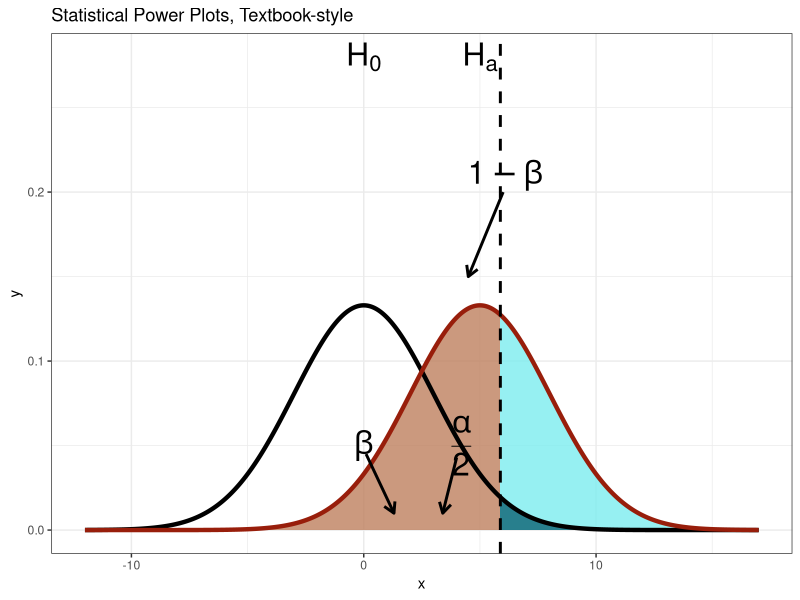
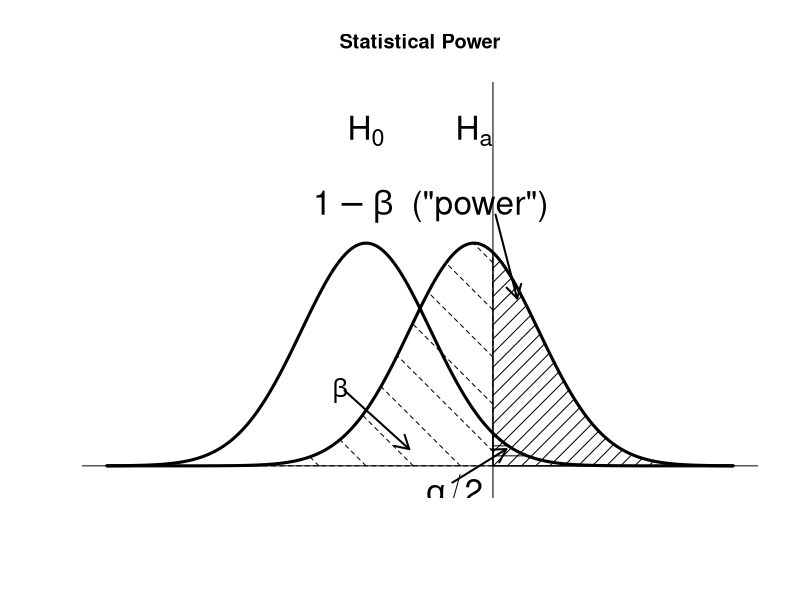
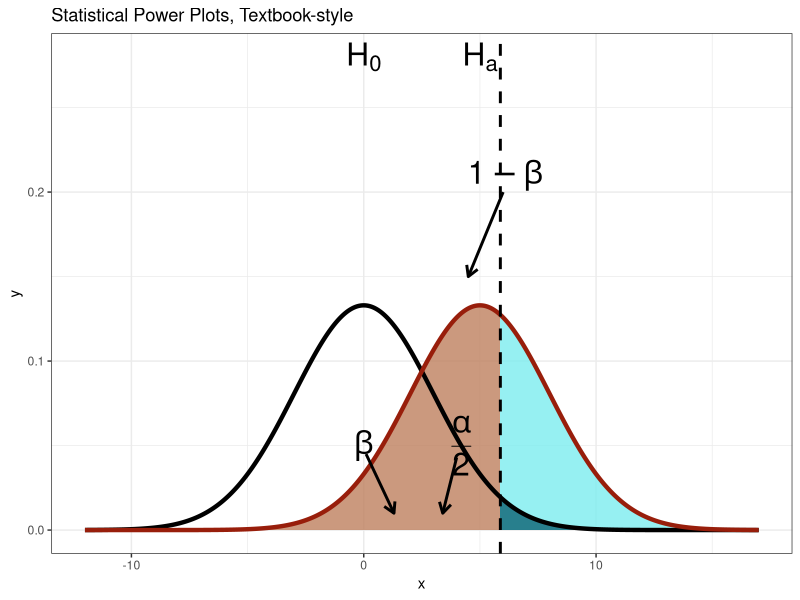

R code for these plots, in order:
# Power
# #####################################################

# see http://rpsychologist.com/creating-a-typical-textbook-illustration-of-statistical-power-using-either-ggplot-or-base-graphics/
# for all the code below

library(ggplot2)
library(grid) # need for arrow()


m1 <- 0  # mu H0
sd1 <- 3 # sigma H0
m2 <- 5 # mu HA
sd2 <- 3 # sigma HA

z_crit <- qnorm(1-(0.05/2), m1, sd1)

# set length of tails
min1 <- m1-sd1*4
max1 <- m1+sd1*4
min2 <- m2-sd2*4
max2 <- m2+sd2*4         
# create x sequence
x <- seq(min(min1,min2), max(max1, max2), .01)
# generate normal dist #1
y1 <- dnorm(x, m1, sd1)
# put in data frame
df1 <- data.frame("x" = x, "y" = y1)
# generate normal dist #2
y2 <- dnorm(x, m2, sd2)
# put in data frame
df2 <- data.frame("x" = x, "y" = y2)

# Alpha polygon
y.poly <- pmin(y1,y2)
poly1 <- data.frame(x=x, y=y.poly)
poly1 <- poly1[poly1$x >= z_crit, ]
poly1<-rbind(poly1, c(z_crit, 0))  # add lower-left corner

# Beta polygon
poly2 <- df2
poly2 <- poly2[poly2$x <= z_crit,]
poly2<-rbind(poly2, c(z_crit, 0))  # add lower-left corner

# power polygon; 1-beta
poly3 <- df2
poly3 <- poly3[poly3$x >= z_crit,]
poly3 <-rbind(poly3, c(z_crit, 0))  # add lower-left corner

# combine polygons.
poly1$id <- 3 # alpha, give it the highest number to make it the top layer
poly2$id <- 2 # beta
poly3$id <- 1 # power; 1 - beta
poly <- rbind(poly1, poly2, poly3)
poly$id <- factor(poly$id,  labels=c("power","beta","alpha"))



# Plot the data
# ##############################################

# plot with ggplot2
ggplot(poly, aes(x,y, fill=id, group=id)) +
  geom_polygon(show_guide=F, alpha=I(8/10)) +
  # add line for treatment group
  geom_line(data=df1, aes(x,y, color="H0", group=NULL, fill=NULL), size=1.5, show_guide=F) +
  # add line for treatment group. These lines could be combined into one dataframe.
  geom_line(data=df2, aes(color="HA", group=NULL, fill=NULL),size=1.5, show_guide=F) +
  # add vlines for z_crit
  geom_vline(xintercept = z_crit, size=1, linetype="dashed") +
  # change colors
  scale_color_manual("Group",
                     values= c("HA" = "#981e0b","H0" = "black")) +
  scale_fill_manual("test", values= c("alpha" = "#0d6374","beta" = "#be805e","power"="#7cecee")) +
  # beta arrow
  annotate("segment", x=0.1, y=0.045, xend=1.3, yend=0.01, arrow = arrow(length = unit(0.3, "cm")), size=1) +
  annotate("text", label="beta", x=0, y=0.05, parse=T, size=8) +
  # alpha arrow
  annotate("segment", x=4, y=0.043, xend=3.4, yend=0.01, arrow = arrow(length = unit(0.3, "cm")), size=1) +
  annotate("text", label="frac(alpha,2)", x=4.2, y=0.05, parse=T, size=8) +
  # power arrow
  annotate("segment", x=6, y=0.2, xend=4.5, yend=0.15, arrow = arrow(length = unit(0.3, "cm")), size=1) +
  annotate("text", label="1-beta", x=6.1, y=0.21, parse=T, size=8) +
  # H_0 title
  annotate("text", label="H[0]", x=m1, y=0.28, parse=T, size=8) +
  # H_a title
  annotate("text", label="H[a]", x=m2, y=0.28, parse=T, size=8) +
  ggtitle("Statistical Power Plots, Textbook-style") +
  theme_bw()
  # remove some elements
  theme(panel.grid.minor = element_blank(),
        panel.grid.major = element_blank(),
        panel.background = element_blank(),
        plot.background = element_rect(fill="#f9f0ea"),
        panel.border = element_blank(),
        axis.line = element_blank(),
        axis.text.x = element_blank(),
        axis.text.y = element_blank(),
        axis.ticks = element_blank(),
        axis.title.x = element_blank(),
        axis.title.y = element_blank(),
        plot.title = element_text(size=22))

ggsave("stat_power_ggplot.png", height=8, width=13, dpi=72)


# Plot the data in black and white
# ######################################
#png("stat_power_base.png", width=900, height=600, units="px") # save as png

setEPS()
postscript("P:/Ann/grad_school/classes/epid.710/cheatsheet/part2/power.eps")
# example with base graphics
# reset
dev.off()
plot.new()
# set window size
plot.window(xlim=range(x), ylim=c(-0.01,0.22))
# add polygons
polygon(poly3,  density=10) # 1-beta
polygon(poly2, density=3, angle=-45, lty="dashed") # beta
polygon(poly1, density=10, angle=0) # alpha
# add h_a dist
lines(df2,lwd=3)
# add h_0 dist
lines(df1,lwd=3)
### annotations
# h_0 title
text(m1, 0.2, expression(H[0]), cex=2)
# h_a title
text(m2, 0.2, expression(H[a]), cex=2)
# beta annotation
arrows(x0=-1, y0=0.045, x1=2, y1=0.01,lwd=2,length=0.15)
text(-1.2, 0.045, expression(beta), cex=1.5)
# beta annotation
arrows(x0=4, y0=-0.01, x1=6.5, y1=0.01, lwd=2, length=0.15)
text(x=4.1, y=-0.015, expression(alpha/2), cex=2)
# 1-beta
arrows(x0=6, y0=0.15, x1=7, y1=0.1, lwd=2,length=0.15)
text(x=3, y=0.155, expression(paste(1-beta, "  (\"power\")")), cex=2)
# show z_crit; start of rejection region
abline(v=z_crit)
# add bottom line
abline(h=0)
title("Statistical Power")

dev.off()